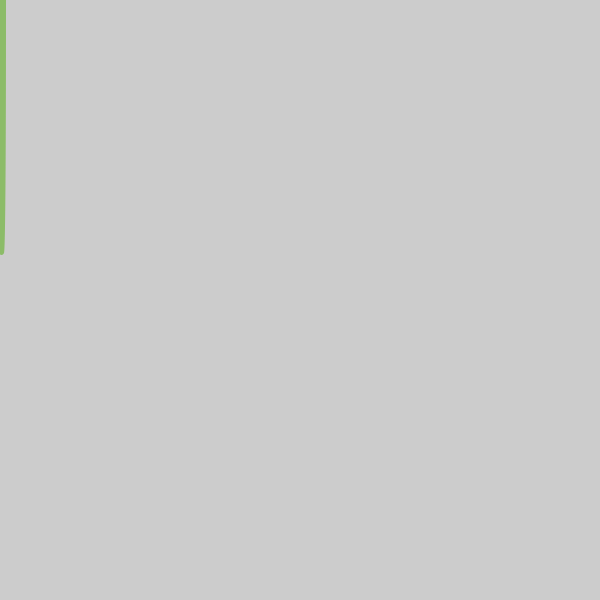
Frame 1 (no input)
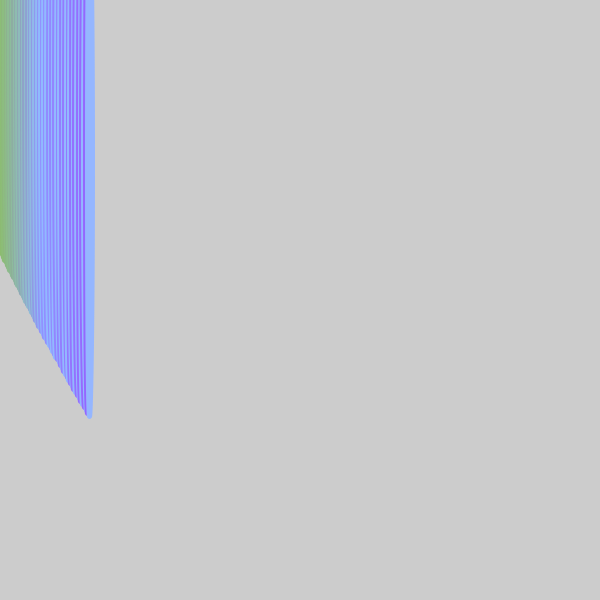
Frame 60 (the mouse pressed at the canvas centre just before this capture)
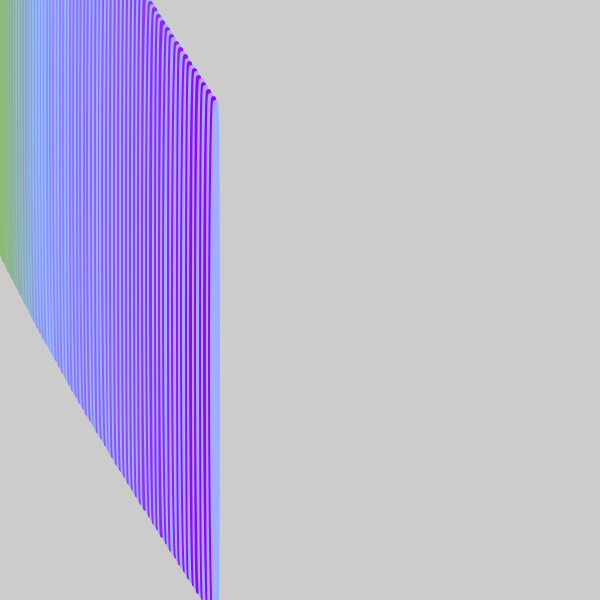
Frame 120 (the mouse held since frame 60 and released just before this capture)

The Processing sketch that drew these frames (run headless with seeded random() and noise(); from frame 60 on, the mouse is pressed at the canvas centre):

// Processing sketch: processing_44326
// ── processing_44326.pde

float x1 = 0;
float y1 = 0;
float x2 = 0;
float y2 = 0;
float xspeed1 = 1.2;
float yspeed1 = 1.5;
float xspeed2 = .9;
float yspeed2 = 1.2;
        
void setup() {
  size (600,600);
  frameRate(30);
}
        
void draw(){
         
  
  x1 = x1 + xspeed1;
  y1 = y1 + yspeed1;
  x2 = x2 + xspeed2;
y2 = y2+ yspeed2;  
  
  
         
  if ((x1 > width) || (x1 < 01 )) {
    xspeed1 = -xspeed1;
  }
       
xspeed1 = xspeed1+.01;

        
  if ((x2 > width) || (x2 < 1 )) {
    xspeed2 = -xspeed2;
  }
       

           
    if (( y1 > height) || (y1 < 1)) {
      yspeed1 = - yspeed1 ;
    }
    
      if (( y2 > height) || (y2 < 1)) {
      yspeed2 = - yspeed2 ;
    }
           
    strokeWeight(5);
    stroke( 170-(y2/8),250-(x2/6+(y1)),200-(y2*4));
noFill();
   // ellipse (x1-(y2/100),y1,100-(x1/5), 50+(y2/30));
stroke(140+(y1/10), 190-(y2/10+(x1/.5*(x2/2))), 100+(y2*4));
ellipse(x1,y2+(x1), 5,500-(x1/10+(y2-y1)))  ;
}
          
          
      
void keyPressed() {
  save("japey.tiff");
}



                
                
